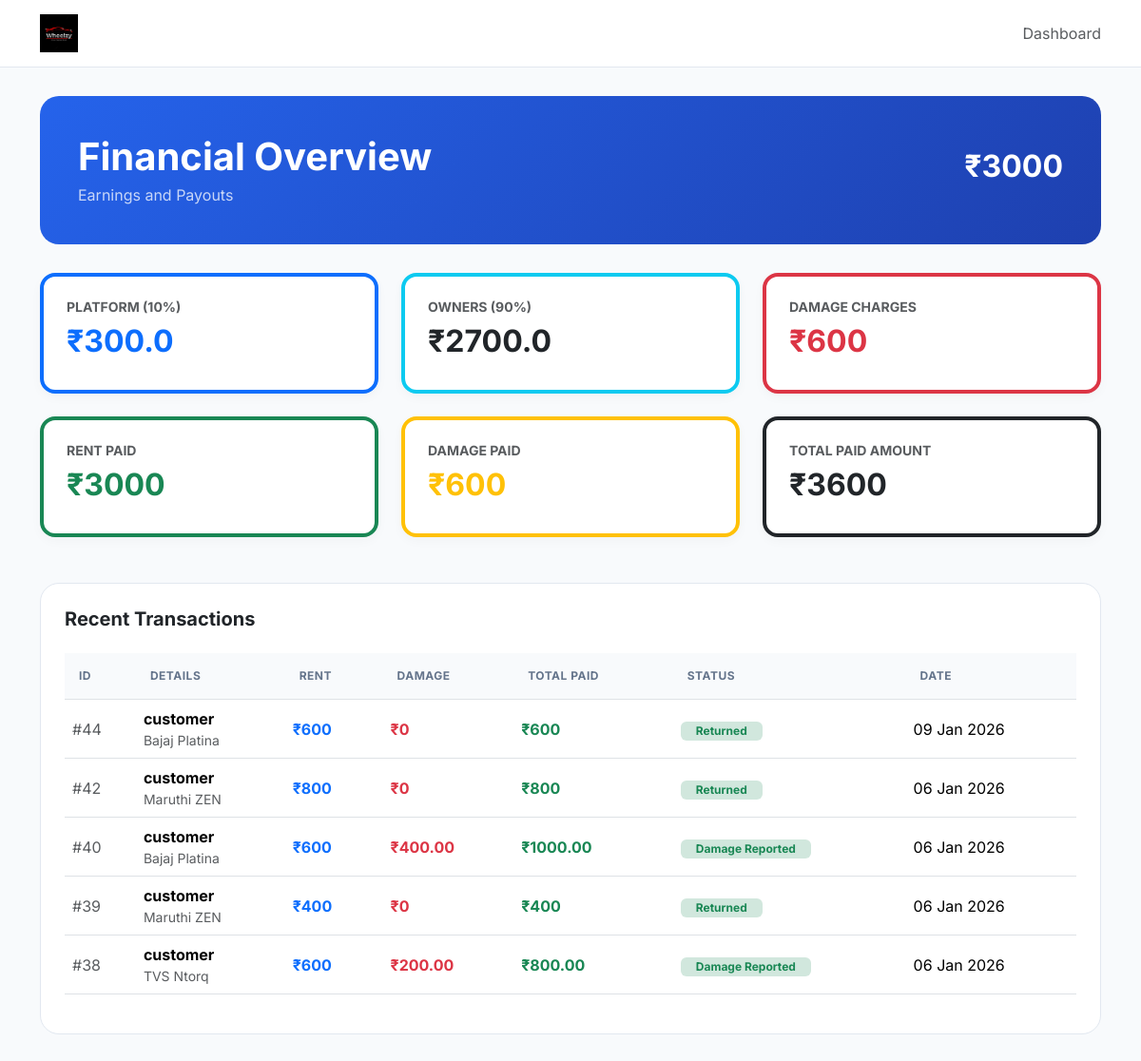
The page /admin_revenue/ (signed in) on the database its author committed.
### wheelzy_app/models.py (models this page shows, shortened)
class Booking(models.Model):
    STATUS_CHOICES = [
        ("payment_pending", "Payment Pending"),
        ("pending", "Pending"),
        ("confirmed", "Confirmed"),
        ("in_use", "In Use"),
        ("returned", "Returned"),
        ("damage_reported", "Damage Reported"),
        ("cancelled", "Cancelled"),
    ]
    user = models.ForeignKey(User, on_delete=models.CASCADE)
    vehicle = models.ForeignKey(Vehicle, on_delete=models.CASCADE)
    start_time = models.DateTimeField()
    end_time = models.DateTimeField()
    total_price = models.PositiveIntegerField(default=0)
    status = models.CharField(max_length=30, choices=STATUS_CHOICES, default="payment_pending")
    is_rent_paid = models.BooleanField(default=False)
    ordered_at = models.DateTimeField(auto_now_add=True)
    razorpay_order_id = models.CharField(max_length=255, blank=True, null=True)
    razorpay_payment_id = models.CharField(max_length=255, blank=True, null=True)
    razorpay_signature = models.CharField(max_length=255, blank=True, null=True)

class Vehicle(models.Model):
    VEHICLE_TYPES = (
        ("car", "Car"),
        ("bike", "Bike"),
    )
    owner = models.ForeignKey(
        User,
        on_delete=models.CASCADE,
        related_name="vehicles",
        null=True,
        blank=True
    )
    vehicle_name = models.CharField(max_length=255)
    vehicle_type = models.CharField(max_length=25, choices=VEHICLE_TYPES)
    number_plate = models.CharField(max_length=50, unique=True)
    price_per_hour = models.PositiveIntegerField()
    seats = models.PositiveIntegerField(blank=True)
    image = CloudinaryField('vehicle_images', blank=True, null=True)
    is_available = models.BooleanField(default=True)

class DamageReport(models.Model):
    booking = models.OneToOneField( Booking,on_delete=models.CASCADE,related_name="damage_report")
    vehicle = models.ForeignKey(Vehicle,on_delete=models.CASCADE,related_name="damage_reports",null=True,blank=True)
    reported_by = models.ForeignKey(User,on_delete=models.CASCADE,related_name="reported_damages")
    description = models.TextField()
    extra_charge = models.DecimalField(max_digits=8,decimal_places=2,default=0)
    is_paid = models.BooleanField(default=False)
    created_at = models.DateTimeField(auto_now_add=True)

### wheelzy_app/views.py (the view)
# urls.py: path("admin_revenue/", views.admin_revenue, name="admin_revenue"),
@login_required
def admin_revenue(request):
    if not request.user.is_superuser:
        return redirect("home")
    paid_bookings = Booking.objects.filter(
        is_rent_paid=True
    ).exclude(status="cancelled")
    rent_paid_total = paid_bookings.aggregate(
        total=Sum("total_price")
    )["total"] or 0
    platform_commission = rent_paid_total * 0.10
    owner_payout = rent_paid_total * 0.90
    damage_paid_total = DamageReport.objects.filter(
        is_paid=True
    ).aggregate(
        total=Sum("extra_charge")
    )["total"] or 0
    total_paid_amount = rent_paid_total + damage_paid_total
    recent_bookings = []
    for booking in (
        paid_bookings
        .select_related("user", "vehicle")
        .order_by("-ordered_at")[:10]
    ):
        damage_amount = 0
        if hasattr(booking, "damage_report") and booking.damage_report.is_paid:
            damage_amount = booking.damage_report.extra_charge
        recent_bookings.append({
            "id": booking.id,
            "customer": booking.user.username,
            "vehicle": booking.vehicle.vehicle_name,
            "rent_amount": booking.total_price,
            "damage_amount": damage_amount,
            "final_amount": booking.total_price + damage_amount,
            "status": booking.get_status_display(),
            "date": booking.ordered_at,
        })
    return render(request, "admin_revenue.html", {
        "total_rental_revenue": rent_paid_total,
        "rent_paid_total": rent_paid_total,
        "platform_commission": platform_commission,
        "owner_payout": owner_payout,
        "damage_revenue": damage_paid_total,
        "damage_paid_total": damage_paid_total,
        "total_paid_amount": total_paid_amount,
        "recent_bookings": recent_bookings,
    })

### wheelzy_app/templates/admin_revenue.html (shortened to what this page needs)
{% load static %}
<!DOCTYPE html>
<html lang="en">
<head>
    <link href="https://cdn.jsdelivr.net/npm/bootstrap@5.3.2/dist/css/bootstrap.min.css" rel="stylesheet">
    <link rel="stylesheet" href="https://cdnjs.cloudflare.com/ajax/libs/font-awesome/6.5.1/css/all.min.css">
</head>
<body>
    <nav class="top-nav">
        <div class="container">
            <div class="d-flex justify-content-between align-items-center">
                <img src="{% static 'images/wheelzy1.png' %}" height="40">
                <div class="d-flex gap-4">
                    <a href="{% url 'admin_dashboard' %}" class="text-decoration-none text-muted">Dashboard</a>
                </div>
            </div>
        </div>
    </nav>
    <div class="container pb-5">
        <div class="revenue-header d-flex justify-content-between align-items-center">
            <div>
                <h1 class="fw-bold mb-1">Financial Overview</h1>
                <p class="mb-0 opacity-75">Earnings and Payouts</p>
            </div>
            <h2 class="fw-bold">₹{{ total_rental_revenue }}</h2>
        </div>
        <div class="row g-4 mb-5">
            <div class="col-md-4">
                <div class="rev-card border-top border-4 border-primary">
                    <h6 class="text-muted small fw-bold">PLATFORM (10%)</h6>
                    <h2 class="fw-bold text-primary">₹{{ platform_commission }}</h2>
                </div>
            </div>
            <div class="col-md-4">
                <div class="rev-card border-top border-4 border-info">
                    <h6 class="text-muted small fw-bold">OWNERS (90%)</h6>
                    <h2 class="fw-bold">₹{{ owner_payout }}</h2>
                </div>
            </div>
            <div class="col-md-4">
                <div class="rev-card border-top border-4 border-danger">
                    <h6 class="text-muted small fw-bold">DAMAGE CHARGES</h6>
                    <h2 class="fw-bold text-danger">₹{{ damage_revenue }}</h2>
                </div>
            </div>
            <div class="col-md-4">
                <div class="rev-card border-top border-4 border-success">
                    <h6 class="text-muted small fw-bold">RENT PAID</h6>
                    <h2 class="fw-bold text-success">₹{{ rent_paid_total }}</h2>
                </div>
            </div>
            <div class="col-md-4">
                <div class="rev-card border-top border-4 border-warning">
                    <h6 class="text-muted small fw-bold">DAMAGE PAID</h6>
                    <h2 class="fw-bold text-warning">₹{{ damage_paid_total }}</h2>
                </div>
            </div>
            <div class="col-md-4">
                <div class="rev-card border-top border-4 border-dark">
                    <h6 class="text-muted small fw-bold">TOTAL PAID AMOUNT</h6>
                    <h2 class="fw-bold">₹{{ total_paid_amount }}</h2>
                </div>
            </div>
        </div>
        <div class="table-container">
            <h5 class="fw-bold mb-4">Recent Transactions</h5>
            <div class="table-responsive">
                <table class="table align-middle">
                    <thead>
                    <tr>
                        <th>ID</th>
                        <th>Details</th>
                        <th>Rent</th>
                        <th>Damage</th>
                        <th>Total Paid</th>
                        <th>Status</th>
                        <th>Date</th>
                    </tr>
                    </thead>
                    <tbody>
                        {% for b in recent_bookings %}
                        <tr>
                            <td class="text-muted">#{{ b.id }}</td>
                            <td>
                                <div class="fw-bold">{{ b.customer }}</div>
                                <div class="small text-muted">{{ b.vehicle }}</div>
                            </td>
                            <td class="fw-bold text-primary">₹{{ b.rent_amount }}</td>
                            <td class="fw-bold text-danger">
                                {% if b.damage_amount %}
                                    ₹{{ b.damage_amount }}
                                {% else %}
                                    ₹0
                                {% endif %}
                            </td>
                            <td class="fw-bold text-success">₹{{ b.final_amount }}</td>
                            <td><span class="badge bg-success-subtle text-success px-3">{{ b.status }}</span></td>
                            <td>{{ b.date|date:"d M Y" }}</td>
                        </tr>
                        {% endfor %}
                    </tbody>
                </table>
            </div>
        </div>
    </div>
</body>
</html>

### wheelzy_app/templates/admin_revenue.html (style rules this page uses)
:root { --brand-primary: #2563eb; --bg-light: #f8fafc; }
body { background-color: var(--bg-light); font-family: 'Inter', sans-serif; }
.top-nav { background: white; padding: 15px 0; border-bottom: 1px solid #e2e8f0; margin-bottom: 30px; }
.revenue-header { background: linear-gradient(135deg, #2563eb 0%, #1e40af 100%); border-radius: 20px; padding: 40px; color: white; margin-bottom: 30px; }
.rev-card { background: white; border-radius: 16px; padding: 24px; border: 1px solid #e2e8f0; box-shadow: 0 4px 12px rgba(0,0,0,0.03); }
.table-container { background: white; border-radius: 20px; padding: 25px; border: 1px solid #e2e8f0; }
.table thead th { background: #f8fafc; font-size: 12px; text-transform: uppercase; letter-spacing: 0.5px; padding: 15px; color: #64748b; }

### rows shown on the page
Booking: id "44", customer "customer", vehicle "Bajaj Platina", rent_amount "600", shows "₹0", final_amount "600", status "Returned", date "09 Jan 2026"
Booking: id "42", customer "customer", vehicle "Maruthi ZEN", rent_amount "800", shows "₹0", final_amount "800", status "Returned", date "06 Jan 2026"
Vehicle: vehicle "Bajaj Platina"
DamageReport: damage_amount "400.00"
Booking: date "06 Jan 2026"
Booking: id "39", customer "customer", vehicle "Maruthi ZEN", rent_amount "400", shows "₹0", final_amount "400", status "Returned", date "06 Jan 2026"
Vehicle: vehicle "TVS Ntorq"
DamageReport: damage_amount "200.00"
Booking: date "06 Jan 2026"

### other values the page prints
{{ total_rental_revenue }} "3000"
{{ platform_commission }} "300.0"
{{ owner_payout }} "2700.0"
{{ damage_revenue }} "600"
{{ rent_paid_total }} "3000"
{{ damage_paid_total }} "600"
{{ total_paid_amount }} "3600"
{{ b.id }} "40" "38"
{{ b.customer }} "customer" "customer"
{{ b.rent_amount }} "600" "600"
{{ b.final_amount }} "1000.00" "800.00"
{{ b.status }} "Damage Reported" "Damage Reported"
